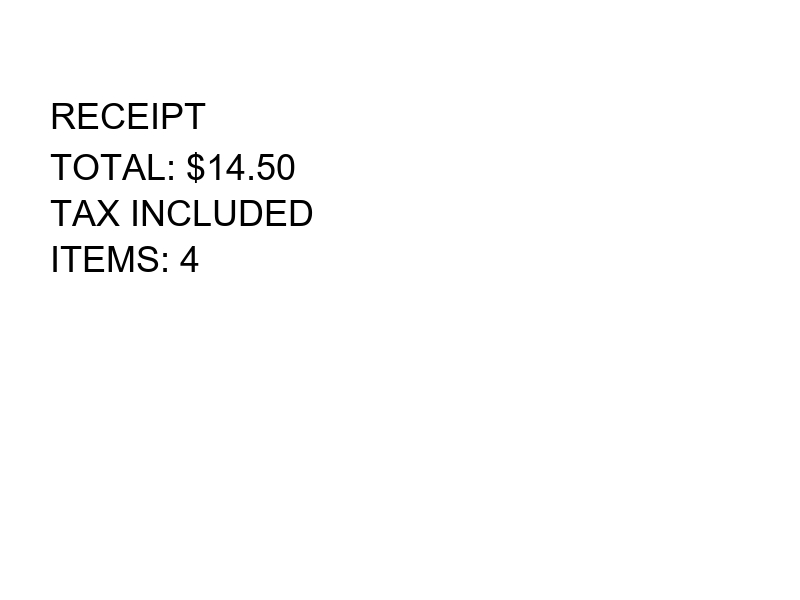
#> input picture test/cross_domain_data/generic_receipt.png, 800 x 600 px
$ python -i displacement.py   (imports and definitions only)
#> lines starting #> are read from the running program, lines starting #| are printed output that depends on the picture; after the words box and inside, x2 and y2 are one past the last pixel; in counts of white or black regions, pixels touching at a corner belong together
"""
Medium Displacement OCR (MD-OCR)
================================
A novel approach to character recognition based on the principle:
"Don't model the ink — model the medium. Detect displacement."

Instead of learning what characters look like (discriminative/template approach),
this system:
1. Models the background (the medium/paper) as a smooth, predictable field
2. Detects perturbations — where the medium is displaced
3. Extracts a "Medium Displacement Signature" (MDS) for each perturbation
4. Classifies characters by their proportional effect on the medium

The MDS captures topological and proportional invariants:
- Euler number (connected components minus holes)
- Number of counter-spaces (enclosed background regions)
- Proportional displacement in a normalized spatial grid
- Boundary contact pattern (how background flows into/out of bounding box)
- Displacement ratio (how much of the local medium is perturbed)

These features are invariant across fonts, sizes, and styles because they describe
what the character DOES to the medium, not what the character LOOKS like.

Author: Bader & Claude — March 2026
"""

import numpy as np
from PIL import Image, ImageDraw, ImageFont
from scipy import ndimage
from skimage import morphology, measure, filters
try:
    import matplotlib.pyplot as plt
    import matplotlib.gridspec as gridspec
except ImportError:
    plt = None
    gridspec = None
from collections import defaultdict
import warnings
# [1 line not run here, left out]


# =============================================================================
# PHASE 1: BACKGROUND MODELING — "Know the medium"
# =============================================================================

def estimate_background(image_array, kernel_size=25):
    """
    Estimate what the background (paper/medium) looks like WITHOUT any ink.

    The idea: the background is smooth and slowly varying. Ink is abrupt and
    high-frequency. A large morphological closing "fills in" the ink regions
    with the surrounding background intensity, giving us the expected medium.

    This is the foundation: we learn the MEDIUM, not the signal.
    """
    # Morphological closing with a large disk fills in dark (ink) regions
    # with surrounding light (paper) values
    selem = morphology.disk(kernel_size)
    background = morphology.closing(image_array, selem)

    # Additional smoothing to ensure the background model is truly smooth
    background = filters.gaussian(background, sigma=kernel_size/2)

    return background


def compute_displacement_field(image_array, background):
    """
    The displacement field: where does reality deviate from expectation?

    displacement = expected_medium - observed_reality

    Positive values = something DISPLACED the medium here (ink)
    Near-zero values = medium is undisturbed (paper)

    This is the prediction error — the surprise — the perturbation.
    """
    displacement = background.astype(float) - image_array.astype(float)

    # Normalize to [0, 1]
    d_min, d_max = displacement.min(), displacement.max()
    if d_max > d_min:
        displacement = (displacement - d_min) / (d_max - d_min)
    else:
        displacement = np.zeros_like(displacement)

    return displacement


def detect_perturbations(displacement_field, threshold=0.3):
    """
    Threshold the displacement field to find perturbed regions.

    We don't need a complex binarization scheme — we're not asking
    "is this ink or paper?" We're asking "is the medium significantly
    displaced here?" A simple threshold on the displacement magnitude suffices
    because we've already normalized against the local background.
    """
    binary = displacement_field > threshold

    # Clean up: remove tiny perturbations (noise) via morphological opening
    binary = morphology.remove_small_objects(binary, min_size=10)

    return binary.astype(np.uint8)


# =============================================================================
# PHASE 2: MEDIUM DISPLACEMENT SIGNATURE — "Measure the effect"
# =============================================================================

def compute_euler_number(binary_region):
    """
    Euler number = connected_components - holes

    This is a TOPOLOGICAL invariant. No matter how you draw "A",
    it always has Euler number 0 (1 component - 1 hole).
    "B" always has -1 (1 component - 2 holes).
    "C" always has 1 (1 component - 0 holes).

    This doesn't depend on font, size, or style — it depends on
    what the character DOES to the medium's topology.
    """
    # Pad to ensure background connectivity
    padded = np.pad(binary_region, 1, mode='constant', constant_values=0)

    # Label connected foreground components
    labeled_fg, num_fg = ndimage.label(padded)

    # Label connected background components (holes + exterior)
    bg = 1 - padded
    labeled_bg, num_bg = ndimage.label(bg)

    # Number of holes = background components - 1 (subtract exterior)
    num_holes = num_bg - 1

    return num_fg, num_holes, num_fg - num_holes


def compute_regional_displacement(binary_region, grid_size=3):
    """
    Divide the bounding box into a grid and measure PROPORTIONAL displacement
    in each cell.

    This captures the spatial distribution of the perturbation.
    "T" displaces heavily at the top (crossbar) and center-bottom (stem).
    "O" displaces the periphery but not the center.
    "L" displaces the left and bottom.

    These proportions are INVARIANT across fonts because they reflect
    the character's structural identity, not its appearance.
    """
    h, w = binary_region.shape
    if h == 0 or w == 0:
        return np.zeros((grid_size, grid_size))

    cell_h = max(1, h // grid_size)
    cell_w = max(1, w // grid_size)

    grid = np.zeros((grid_size, grid_size))

    for i in range(grid_size):
        for j in range(grid_size):
            r_start = i * cell_h
            r_end = min((i + 1) * cell_h, h)
            c_start = j * cell_w
            c_end = min((j + 1) * cell_w, w)

            cell = binary_region[r_start:r_end, c_start:c_end]
            if cell.size > 0:
                grid[i, j] = np.mean(cell)

    # Normalize: proportional displacement (sums to 1)
    total = grid.sum()
    if total > 0:
        grid = grid / total

    return grid


def compute_boundary_contact(binary_region):
    """
    How does the background (undisplaced medium) connect to the exterior
    of the character's bounding box?

    We check each edge (top, bottom, left, right) for where background
    "flows into" the character space. This is the character's INTERFACE
    with the surrounding medium.

    "C" has a large opening on the right — background flows in from the right.
    "O" has no openings — background doesn't flow in at all (from the character's interior perspective).
    "U" has an opening at the top.

    This is invariant because the opening pattern IS the character's identity.
    """
    h, w = binary_region.shape
    if h < 2 or w < 2:
        return np.zeros(4)

    # Proportion of each edge that is background (not displaced)
    top_contact = 1.0 - np.mean(binary_region[0, :])
    bottom_contact = 1.0 - np.mean(binary_region[-1, :])
    left_contact = 1.0 - np.mean(binary_region[:, 0])
    right_contact = 1.0 - np.mean(binary_region[:, -1])

    return np.array([top_contact, right_contact, bottom_contact, left_contact])


def compute_displacement_ratio(binary_region):
    """
    What fraction of the bounding box is displaced?

    "I" displaces very little of its bounding box.
    "W" displaces a lot.
    "O" displaces a moderate amount.

    This ratio is proportionally stable across fonts.
    """
    if binary_region.size == 0:
        return 0.0
    return np.mean(binary_region)


def compute_aspect_ratio(binary_region):
    """
    The aspect ratio of the perturbation envelope.

    "I" is tall and narrow.
    "W" is wide and short.
    "O" is roughly square.
    """
    h, w = binary_region.shape
    if h == 0:
        return 0.0
    return w / h


def compute_vertical_symmetry(binary_region):
    """
    How symmetric is the displacement pattern about the vertical axis?

    "A", "T", "O", "V", "W", "M" are highly symmetric.
    "J", "P", "F" are asymmetric.

    This is structural — it reflects the character's geometry, not its rendering.
    """
    h, w = binary_region.shape
    if w < 2:
        return 1.0

    # Flip horizontally and compare
    flipped = np.fliplr(binary_region)

    # Overlap ratio
    agreement = np.mean(binary_region == flipped)
    return agreement


def compute_horizontal_symmetry(binary_region):
    """
    Symmetry about the horizontal axis.

    "B", "D", "O", "X", "H" are fairly symmetric.
    "P", "b", "L" are asymmetric.
    """
    h, w = binary_region.shape
    if h < 2:
        return 1.0

    flipped = np.flipud(binary_region)
    agreement = np.mean(binary_region == flipped)
    return agreement


def compute_vertical_center_of_mass(binary_region):
    """
    Where is the "weight" of the displacement concentrated vertically?

    Characters with top-heavy displacement (T, P, F) differ from
    bottom-heavy (L, J) and centered (O, H, X).
    Normalized to [0, 1] where 0 = top, 1 = bottom.
    """
    h, w = binary_region.shape
    if h == 0 or binary_region.sum() == 0:
        return 0.5

    rows = np.arange(h).reshape(-1, 1)
    row_weights = binary_region * rows
    return row_weights.sum() / (binary_region.sum() * h)


def compute_horizontal_center_of_mass(binary_region):
    """Horizontal center of mass. 0 = left, 1 = right."""
    h, w = binary_region.shape
    if w == 0 or binary_region.sum() == 0:
        return 0.5

    cols = np.arange(w).reshape(1, -1)
    col_weights = binary_region * cols
    return col_weights.sum() / (binary_region.sum() * w)


def extract_medium_displacement_signature(binary_region):
    """
    The complete Medium Displacement Signature (MDS).

    This is the character's fingerprint — not what it LOOKS like,
    but what it DOES to the medium. The proportional effect.

    A strong prior: if you know the medium, the displacement signature
    tells you the character. No need for a million training examples.
    """
    num_components, num_holes, euler = compute_euler_number(binary_region)
    regional = compute_regional_displacement(binary_region, grid_size=4)
    boundary = compute_boundary_contact(binary_region)
    displacement_ratio = compute_displacement_ratio(binary_region)
    aspect = compute_aspect_ratio(binary_region)
    v_sym = compute_vertical_symmetry(binary_region)
    h_sym = compute_horizontal_symmetry(binary_region)
    v_com = compute_vertical_center_of_mass(binary_region)
    h_com = compute_horizontal_center_of_mass(binary_region)

    # Build the signature vector
    signature = {
        'euler_number': euler,
        'num_holes': num_holes,
        'num_components': num_components,
        'regional_displacement': regional.flatten(),
        'boundary_contact': boundary,
        'displacement_ratio': displacement_ratio,
        'aspect_ratio': aspect,
        'vertical_symmetry': v_sym,
        'horizontal_symmetry': h_sym,
        'vertical_center_of_mass': v_com,
        'horizontal_center_of_mass': h_com,
    }

    # Also build a flat feature vector for distance computation
    feature_vector = np.concatenate([
        [euler],
        [num_holes],
        [num_components],
        regional.flatten(),
        boundary,
        [displacement_ratio],
        [aspect],
        [v_sym],
        [h_sym],
        [v_com],
        [h_com],
    ])

    signature['feature_vector'] = feature_vector

    return signature


# =============================================================================
# PHASE 3: CLASSIFICATION — "Predict from few examples"
# =============================================================================

# [92 lines left out: functions signature_distance, classify_character, render_character, not called in this run]


def get_character_region(binary_image):
    """Extract the tight bounding box around the character."""
    coords = np.argwhere(binary_image > 0)
    if len(coords) == 0:
        return binary_image

    r_min, c_min = coords.min(axis=0)
    r_max, c_max = coords.max(axis=0)

    # Add small padding
    pad = 2
    r_min = max(0, r_min - pad)
    c_min = max(0, c_min - pad)
    r_max = min(binary_image.shape[0] - 1, r_max + pad)
    c_max = min(binary_image.shape[1] - 1, c_max + pad)

    return binary_image[r_min:r_max+1, c_min:c_max+1]


def normalize_region(region, target_size=(64, 64)):
    """Normalize region to a standard size for fair comparison."""
    from PIL import Image as PILImage
    img = PILImage.fromarray((region * 255).astype(np.uint8))
    img = img.resize(target_size, PILImage.NEAREST)
    return (np.array(img) > 127).astype(np.uint8)


def process_character_image(char_image):
    """
    Full pipeline: image -> background model -> displacement -> MDS
    """
    # Step 1: Model the medium
    background = estimate_background(char_image, kernel_size=15)

    # Step 2: Compute displacement field
    displacement = compute_displacement_field(char_image, background)

    # Step 3: Detect perturbations
    binary = detect_perturbations(displacement, threshold=0.25)

    # Step 4: Extract character region and normalize
    region = get_character_region(binary)
    region_norm = normalize_region(region)

    # Step 5: Compute MDS
    signature = extract_medium_displacement_signature(region_norm)

    return {
        'original': char_image,
        'background': background,
        'displacement': displacement,
        'binary': binary,
        'region': region_norm,
        'signature': signature,
    }


# =============================================================================
# EXPERIMENT 1: Signature invariance across fonts
# =============================================================================

# [411 lines left out: functions run_invariance_experiment, run_classification_experiment, run_topology_experiment, create_pipeline_visualization, create_signature_comparison_plot, create_topology_visualization and 1 more, not called in this run]


# [2 lines not run here, left out]

>>> import cv2
>>> picture = cv2.imread('../test/cross_domain_data/generic_receipt.png', cv2.IMREAD_GRAYSCALE)
#> picture is the input picture: shape (600, 800); min 0, max 255, mean 251.6
>>> result = process_character_image(picture)
#> in estimate_background, `background = morphology.closing(image_array, selem)`: background: shape (600, 800); every value is 255
#> in estimate_background, `background = filters.gaussian(background, sigma=kernel_size/2)`: background: shape (600, 800) float64; every value is 1
#> in compute_displacement_field, `d_min, d_max = displacement.min(), displacement.max()`: d_min = -254; d_max = 1
#> in detect_perturbations, `binary = displacement_field > threshold`:
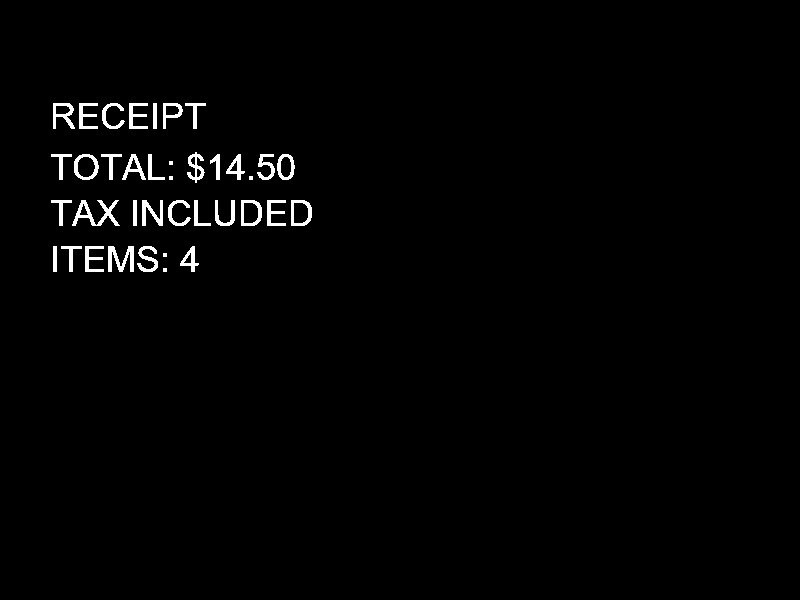
#> binary: shape (600, 800) bool; 1.5% white; 38 white regions (5 under 20 px), largest, box (x1, y1, x2, y2) and area: (72, 200, 120, 226) 445, (108, 246, 134, 272) 370, (142, 200, 163, 226) 274
#> in get_character_region, `coords = np.argwhere(binary_image > 0)`: coords = 6981 pairs, first value 103 to 271, second value 51 to 311
#> in get_character_region, `r_min, c_min = coords.min(axis=0)`: r_min = 103; c_min = 51
#> in get_character_region, `r_max, c_max = coords.max(axis=0)`: r_max = 271; c_max = 311
#> in get_character_region, `r_min = max(0, r_min - pad)`: r_min = 101
#> in get_character_region, `c_min = max(0, c_min - pad)`: c_min = 49
#> in get_character_region, `r_max = min(binary_image.shape[0] - 1, r_max + pad)`: r_max = 273
#> in get_character_region, `c_max = min(binary_image.shape[1] - 1, c_max + pad)`: c_max = 313
#> in get_character_region, `return binary_image[r_min:r_max+1, c_min:c_max+1]`:
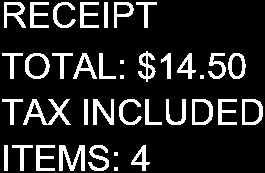
#> returned value: shape (173, 265); values 0 (black) and 1 (white), 15.2% white; 38 white regions (5 under 20 px), largest, box (x1, y1, x2, y2) and area: (23, 99, 71, 125) 445, (59, 145, 85, 171) 370, (93, 99, 114, 125) 274
#> in normalize_region, `img = img.resize(target_size, PILImage.NEAREST)`: img: PIL image 64x64 L; 14.5% white in thin lines or dots
#> in normalize_region, `return (np.array(img) > 127).astype(np.uint8)`: returned value: shape (64, 64); values 0 (black) and 1 (white), 14.5% white in thin lines or dots
#> in compute_euler_number, `padded = np.pad(binary_region, 1, mode='constant', constant_values=0)`: padded: shape (66, 66); values 0 (black) and 1 (white), 13.7% white in thin lines or dots
#> in compute_euler_number, `labeled_fg, num_fg = ndimage.label(padded)`:
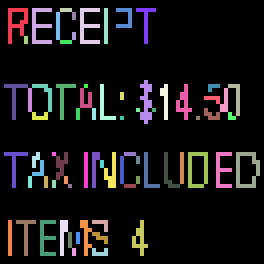
#> labeled_fg: shape (66, 66) int32 (shown 4 times larger); 74 distinct labels, from 0 to 73; one colour per label, 0 black
#> in compute_euler_number, `labeled_fg, num_fg = ndimage.label(padded)`: num_fg = 73
#> in compute_euler_number, `bg = 1 - padded`: bg: shape (66, 66); values 0 (black) and 1 (white), 86.3% white; black in thin lines or dots
#> in compute_euler_number, `labeled_bg, num_bg = ndimage.label(bg)`:
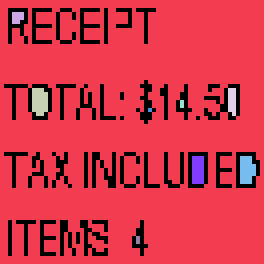
#> labeled_bg: shape (66, 66) int32 (shown 4 times larger); 10 distinct labels, from 0 to 9; one colour per label, 0 black
#> in compute_euler_number, `labeled_bg, num_bg = ndimage.label(bg)`: num_bg = 9
#> in compute_euler_number, `num_holes = num_bg - 1`: num_holes = 8
#> in extract_medium_displacement_signature, `num_components, num_holes, euler = compute_euler_number(binary_region)`: num_components = 73; num_holes = 8; euler = 65
#> after the loop in compute_regional_displacement, `for i in range(grid_size):`: grid = [[0.219, 0.184, 0.0508, 0], [0.188, 0.133, 0.195, 0.148], [0.188, 0.191, 0.191, 0.215], [0.203, 0.156, 0.0625, 0]]
#> in compute_regional_displacement, `total = grid.sum()`: total = 2.32
#> in compute_regional_displacement, `grid = grid / total`: grid = [[0.0941, 0.079, 0.0218, 0], [0.0807, 0.0571, 0.084, 0.0639], [0.0807, 0.0824, 0.0824, 0.0924], [0.0874, 0.0672, 0.0269, 0]]
#> in extract_medium_displacement_signature, `regional = compute_regional_displacement(binary_region, grid_size=4)`: regional has the same summary as grid in compute_regional_displacement
#> in compute_boundary_contact, `top_contact = 1.0 - np.mean(binary_region[0, :])`: top_contact = 1
#> in compute_boundary_contact, `left_contact = 1.0 - np.mean(binary_region[:, 0])`: left_contact = 0.969
#> in compute_boundary_contact, `right_contact = 1.0 - np.mean(binary_region[:, -1])`: right_contact = 0.938
#> in extract_medium_displacement_signature, `boundary = compute_boundary_contact(binary_region)`: boundary = [1, 0.938, 1, 0.969]
#> in extract_medium_displacement_signature, `displacement_ratio = compute_displacement_ratio(binary_region)`: displacement_ratio = 0.145
#> in extract_medium_displacement_signature, `aspect = compute_aspect_ratio(binary_region)`: aspect = 1
#> in compute_vertical_symmetry, `agreement = np.mean(binary_region == flipped)`: agreement = 0.758
#> in compute_horizontal_symmetry, `flipped = np.flipud(binary_region)`:
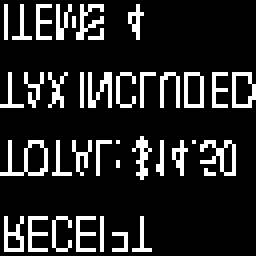
#> flipped: shape (64, 64) (shown 4 times larger); values 0 (black) and 1 (white), 14.5% white in thin lines or dots
#> in compute_horizontal_symmetry, `agreement = np.mean(binary_region == flipped)`: agreement = 0.81
#> in compute_vertical_center_of_mass, `row_weights = binary_region * rows`:
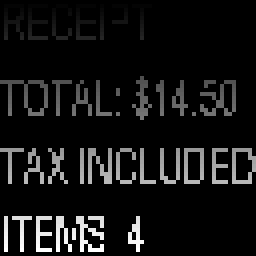
#> row_weights: shape (64, 64) int64 (shown 4 times larger); min 0, max 62, mean 4.7; drawn with min black and max white
#> in extract_medium_displacement_signature, `v_com = compute_vertical_center_of_mass(binary_region)`: v_com = 0.501
#> in compute_horizontal_center_of_mass, `col_weights = binary_region * cols`:
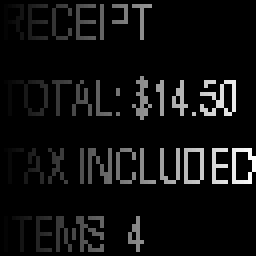
#> col_weights: shape (64, 64) int64 (shown 4 times larger); min 0, max 63, mean 3.8; drawn with min black and max white
#> in extract_medium_displacement_signature, `h_com = compute_horizontal_center_of_mass(binary_region)`: h_com = 0.408
#> in extract_medium_displacement_signature, `feature_vector = np.concatenate([ [euler], [num_holes], [num_component..`: feature_vector = 29 values, max 73 at index 2, min 0 at index 6, mean 5.33
#> in process_character_image, `signature = extract_medium_displacement_signature(region_norm)`: signature = 12 items
#> result = 6 items
